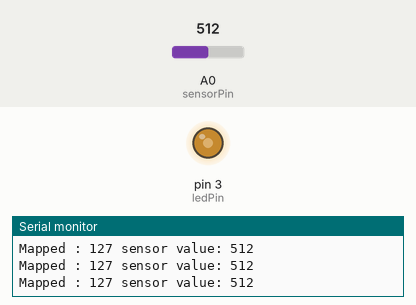
This sketch was run on a simulated Arduino Uno, built with avr-gcc and run on an emulated ATmega328P. Parts: output pins drawn as LEDs (lit = HIGH), the last lines printed to the serial monitor. The inputs (shaded band) are chosen by the test bench; at power-on: A0 (sensorPin) = 512.

Above: at 1.2 s.
1.3 s: A0 (sensorPin) set to 105
At 2.2 s:
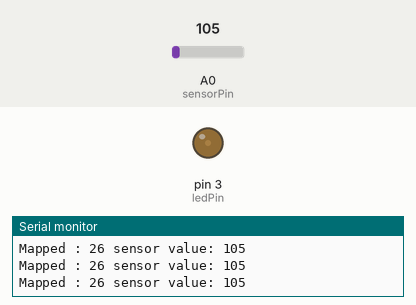
2.8 s: A0 (sensorPin) set to 94
At 3.2 s:
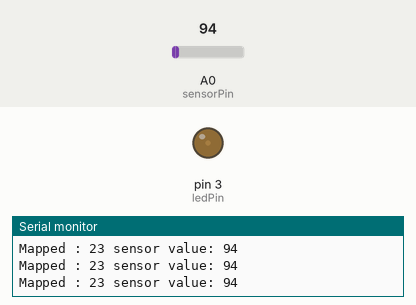
5.8 s: A0 (sensorPin) set to 45
At 6.1 s:
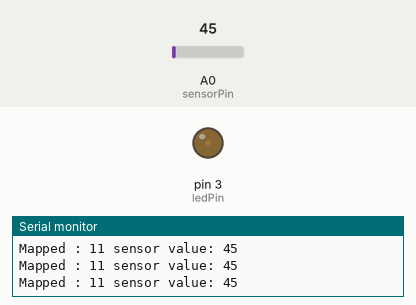
8.8 s: A0 (sensorPin) set to 38
At 10.2 s:
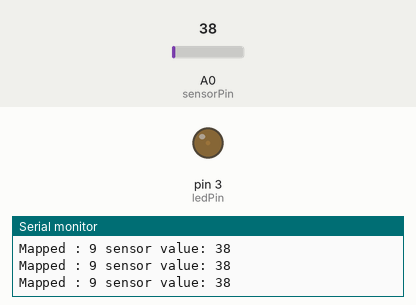
11.8 s: A0 (sensorPin) set to 11
At 12.4 s:
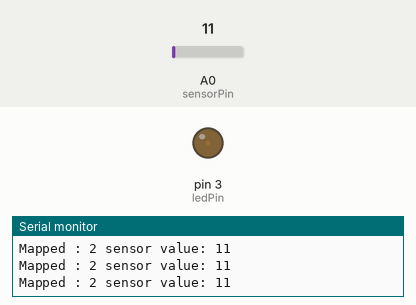
14.8 s: A0 (sensorPin) set to 8
At 15.8 s:
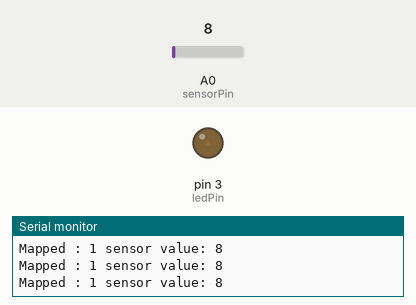
Timing chart, 0 to 17.8 s (numbered marks = the images above; inputs shaded):
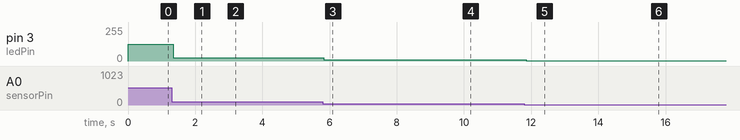

The sketch:

potentiometer.ino
```cpp
int sensorPin = A0;
int ledPin = 3;

int sensorValue = 0;
int sensorValueMapped = 0;
void setup() {
  // put your setup code here, to run once:
  pinMode(ledPin, OUTPUT);
  Serial.begin(9600);
  //digitalWrite(ledPin, HIGH);
}

void loop() {
  // put your main code here, to run repeatedly:
  sensorValue = analogRead(sensorPin);
  sensorValueMapped = map(sensorValue, 0, 1023, 0, 255);
  Serial.print(" sensor value: ");
  Serial.print(sensorValue);
  Serial.print("\nMapped : ");
  Serial.print(sensorValueMapped);
  analogWrite(ledPin, sensorValueMapped);

}
```

Measured:
- after the input at 1.3 s, pin 3 (ledPin): 127/255 → 26/255 after 0.05 s
- after the input at 2.8 s, pin 3 (ledPin): 26/255 → 23/255 after 0.05 s
- after the input at 5.8 s, pin 3 (ledPin): 23/255 → 11/255 at once
- after the input at 8.8 s, pin 3 (ledPin): 11/255 → 9/255 after 0.05 s
- after the input at 11.8 s, pin 3 (ledPin): 9/255 → 2/255 after 0.05 s
- after the input at 14.8 s, pin 3 (ledPin): 2/255 → 1/255 after 0.05 s
